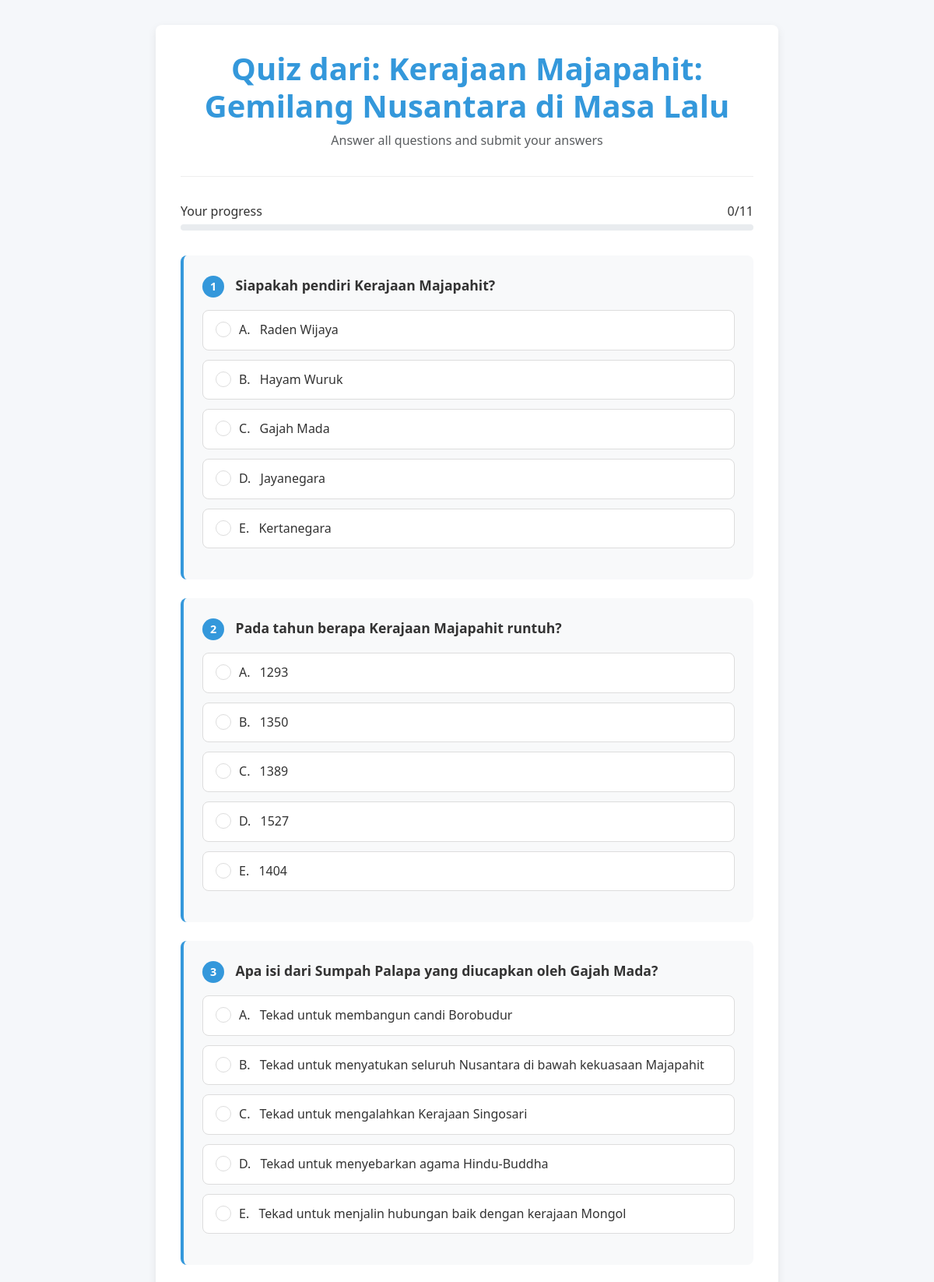
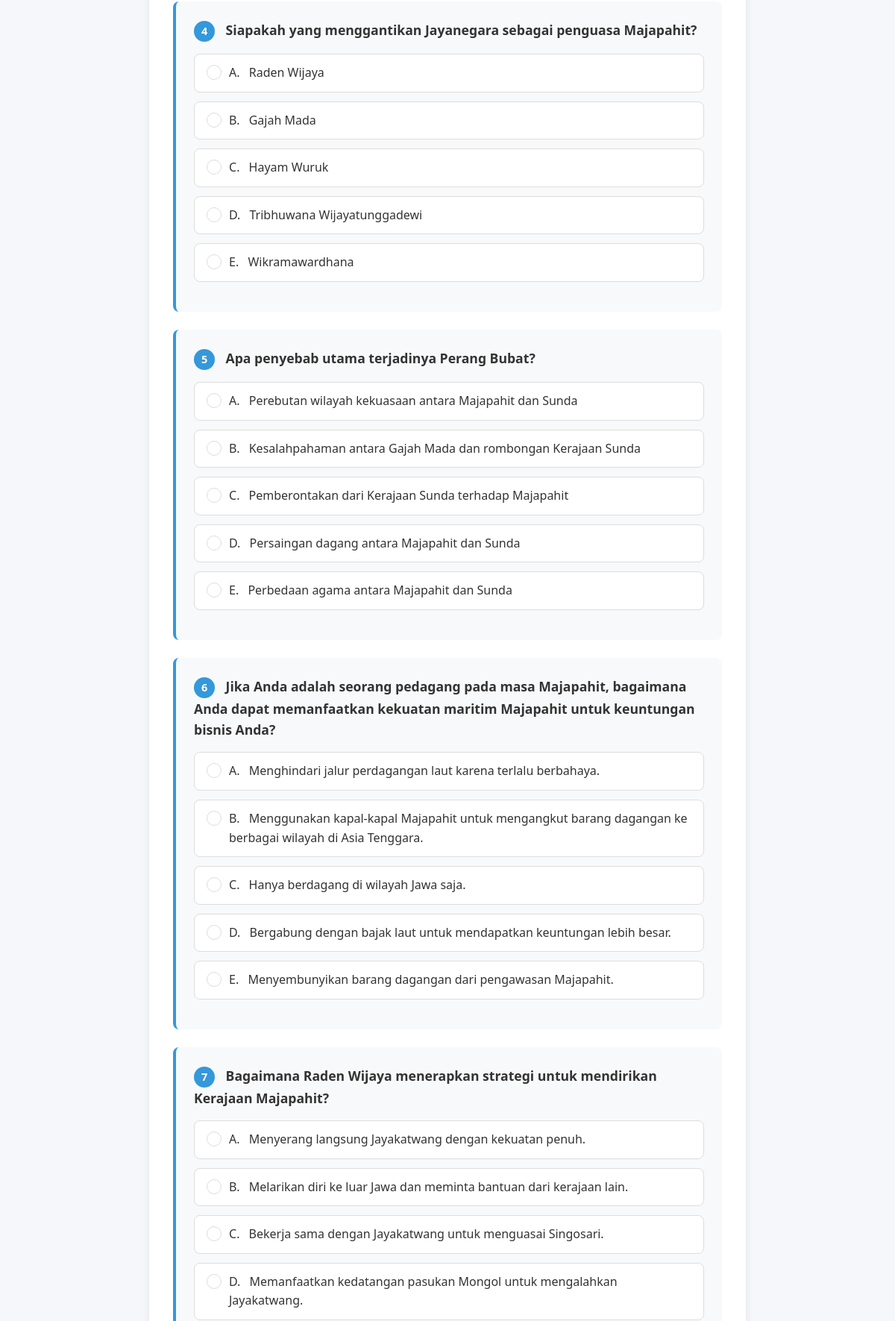
The page /quiz/25 (upper part) on the database its author committed (2 pictures, top to bottom).
### app/models.py (models this page shows)
class Quiz(db.Model):
    __tablename__ = 'quizzes'
    id = db.Column(db.Integer, primary_key=True)
    title = db.Column(db.String(255))
    modul_id = db.Column(db.Integer, db.ForeignKey('modul.id'), nullable=False)
    modul = db.relationship('Modul', backref=db.backref('quizzes', lazy=True))

class Question(db.Model):
    __tablename__ = 'questions'
    id = db.Column(db.Integer, primary_key=True)
    quiz_id = db.Column(db.Integer, db.ForeignKey('quizzes.id'))
    pertanyaan = db.Column(db.Text)
    kategori_taksonomi = db.Column(db.String(10))
    jawaban_benar = db.Column(db.String(1))
    penjelasan = db.Column(db.Text)
    quiz = db.relationship('Quiz', backref='questions')

class Choice(db.Model):
    __tablename__ = 'choices'
    id = db.Column(db.Integer, primary_key=True)
    question_id = db.Column(db.Integer, db.ForeignKey('questions.id'))
    label = db.Column(db.String(1))  # A, B, C, D, E
    text = db.Column(db.Text)
    question = db.relationship('Question', backref='choices')

### app/routes/quiz.py (the view)
@quizz.route('/quiz/<int:quiz_id>')
def student_quiz(quiz_id):
    quiz = Quiz.query.get_or_404(quiz_id)
    questions = Question.query.filter_by(quiz_id=quiz.id).all()
    soal_data = []
    for q in questions:
        choices = Choice.query.filter_by(question_id=q.id).all()
        soal_data.append({
            "id": q.id,
            "pertanyaan": q.pertanyaan,
            "kategori": q.kategori_taksonomi,
            "pilihan": choices
        })
    return render_template('student_quiz.html', quiz=quiz, soal_data=soal_data)

### app/templates/student_quiz.html (shortened to what this page needs)
<!DOCTYPE html>
<html lang="en">
<head>
    <link href="https://cdn.jsdelivr.net/npm/bootstrap@5.3.0/dist/css/bootstrap.min.css" rel="stylesheet">
</head>
<body>
    <div class="container">
        <div class="quiz-container">
            <div class="quiz-header">
                <h1>{{ quiz.title }}</h1>
                <p class="text-muted">Answer all questions and submit your answers</p>
            </div>
            <div class="progress-container">
                <div class="d-flex justify-content-between mb-1">
                    <span>Your progress</span>
                    <span id="progress-text">0/{{ soal_data|length }}</span>
                </div>
                <div class="progress">
                </div>
            </div>
            <form action="{{ url_for('quizz.submit_answers', quiz_id=quiz.id) }}" method="POST">
                {% for soal in soal_data %}
                    <div class="question-card" id="question-{{ loop.index }}">
                        <div class="question-text">
                            <span class="question-number">{{ loop.index }}</span>
                            {{ soal.pertanyaan }}
                        </div>
                        <ul class="choices-list">
                            {% for choice in soal.pilihan %}
                                <li class="choice-item">
                                    <div class="custom-radio">
                                        <label for="q{{ soal.id }}_{{ choice.label }}">
                                            <span class="choice-label">{{ choice.label }}.</span> {{ choice.text }}
                                        </label>
                                    </div>
                                </li>
                            {% endfor %}
                        </ul>
                    </div>
                {% endfor %}
            </form>
        </div>
    </div>
</body>
</html>

### app/templates/student_quiz.html (style rules this page uses)
:root { --primary-color: #3498db; --secondary-color: #2980b9; --accent-color: #e74c3c; --light-bg: #f8f9fa; --border-radius: 8px; }
body { font-family: 'Segoe UI', Tahoma, Geneva, Verdana, sans-serif; background-color: #f5f7fa; color: #333; line-height: 1.6; padding-bottom: 2rem; }
.quiz-container { max-width: 800px; margin: 2rem auto; background-color: white; border-radius: var(--border-radius); box-shadow: 0 4px 12px rgba(0, 0, 0, 0.08); padding: 2rem; }
.quiz-header { text-align: center; margin-bottom: 2rem; padding-bottom: 1rem; border-bottom: 1px solid #eee; }
.quiz-header h1 { color: var(--primary-color); font-weight: 600; margin-bottom: 0.5rem; }
.question-card { background-color: var(--light-bg); border-radius: var(--border-radius); padding: 1.5rem; margin-bottom: 1.5rem; border-left: 4px solid var(--primary-color); }
.question-text { font-size: 1.1rem; font-weight: 600; margin-bottom: 1rem; }
.choices-list { list-style-type: none; padding-left: 0; }
.choice-item { background-color: white; border: 1px solid #ddd; border-radius: var(--border-radius); padding: 0.75rem 1rem; margin-bottom: 0.75rem; cursor: pointer; transition: all 0.2s ease; }
.choice-label { font-weight: 500; margin-right: 8px; }
.progress-container { margin-bottom: 2rem; }
.progress { height: 0.5rem; border-radius: 1rem; }
.question-number { display: inline-block; background-color: var(--primary-color); color: white; width: 28px; height: 28px; border-radius: 50%; text-align: center; line-height: 28px; margin-right: 10px; font-weight: bold; font-size: 0.9rem; }
.custom-radio input[type="radio"] + label { position: relative; padding-left: 30px; cursor: pointer; display: block; margin: 0; width: 100%; }
.custom-radio input[type="radio"] + label:before { content: ''; position: absolute; left: 0; top: 2px; width: 20px; height: 20px; border: 1px solid #ddd; border-radius: 50%; background: #fff; }

### rows shown on the page
Quiz: title "Quiz dari: Kerajaan Majapahit: Gemilang Nusantara di Masa Lalu"
Question: pertanyaan "Siapakah pendiri Kerajaan Majapahit?"
Choice: label "A", text "Raden Wijaya"
Choice: label "B", text "Hayam Wuruk"
Choice: label "C", text "Gajah Mada"
Choice: label "D", text "Jayanegara"
Choice: label "E", text "Kertanegara"
Question: pertanyaan "Pada tahun berapa Kerajaan Majapahit runtuh?"
Choice: label "A", text "1293"
Choice: label "B", text "1350"
Choice: label "C", text "1389"
Choice: label "D", text "1527"
Choice: label "E", text "1404"
Question: pertanyaan "Apa isi dari Sumpah Palapa yang diucapkan oleh Gajah Mada?"
Choice: label "A", text "Tekad untuk membangun candi Borobudur"
Choice: label "B", text "Tekad untuk menyatukan seluruh Nusantara di bawah kekuasaan Majapahit"
Choice: label "C", text "Tekad untuk mengalahkan Kerajaan Singosari"
Choice: label "D", text "Tekad untuk menyebarkan agama Hindu-Buddha"
Choice: label "E", text "Tekad untuk menjalin hubungan baik dengan kerajaan Mongol"
Question: pertanyaan "Siapakah yang menggantikan Jayanegara sebagai penguasa Majapahit?"
Choice: label "A", text "Raden Wijaya"
Choice: label "B", text "Gajah Mada"
Choice: label "C", text "Hayam Wuruk"
Choice: label "D", text "Tribhuwana Wijayatunggadewi"
Choice: label "E", text "Wikramawardhana"
Question: pertanyaan "Apa penyebab utama terjadinya Perang Bubat?"
Choice: label "A", text "Perebutan wilayah kekuasaan antara Majapahit dan Sunda"
Choice: label "B", text "Kesalahpahaman antara Gajah Mada dan rombongan Kerajaan Sunda"
Choice: label "C", text "Pemberontakan dari Kerajaan Sunda terhadap Majapahit"
Choice: label "D", text "Persaingan dagang antara Majapahit dan Sunda"
Choice: label "E", text "Perbedaan agama antara Majapahit dan Sunda"
Question: pertanyaan "Jika Anda adalah seorang pedagang pada masa Majapahit, bagaimana Anda dapat memanfaatkan kekuatan maritim Majapahit untuk keuntungan bisnis Anda?"
Choice: label "A", text "Menghindari jalur perdagangan laut karena terlalu berbahaya."
Choice: label "B", text "Menggunakan kapal-kapal Majapahit untuk mengangkut barang dagangan ke berbagai wilayah di Asia Tenggara."
Choice: label "C", text "Hanya berdagang di wilayah Jawa saja."
Choice: label "D", text "Bergabung dengan bajak laut untuk mendapatkan keuntungan lebih besar."
Choice: label "E", text "Menyembunyikan barang dagangan dari pengawasan Majapahit."
Question: pertanyaan "Bagaimana Raden Wijaya menerapkan strategi untuk mendirikan Kerajaan Majapahit?"
Choice: label "A", text "Menyerang langsung Jayakatwang dengan kekuatan penuh."
Choice: label "B", text "Melarikan diri ke luar Jawa dan meminta bantuan dari kerajaan lain."
Choice: label "C", text "Bekerja sama dengan Jayakatwang untuk menguasai Singosari."
Choice: label "D", text "Memanfaatkan kedatangan pasukan Mongol untuk mengalahkan Jayakatwang."

### other values the page prints
{{ soal_data|length }} "11"
